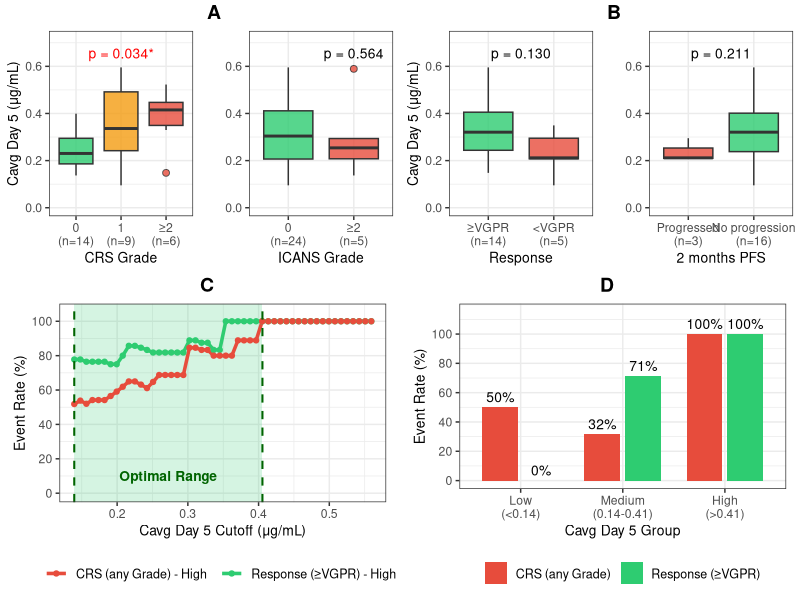
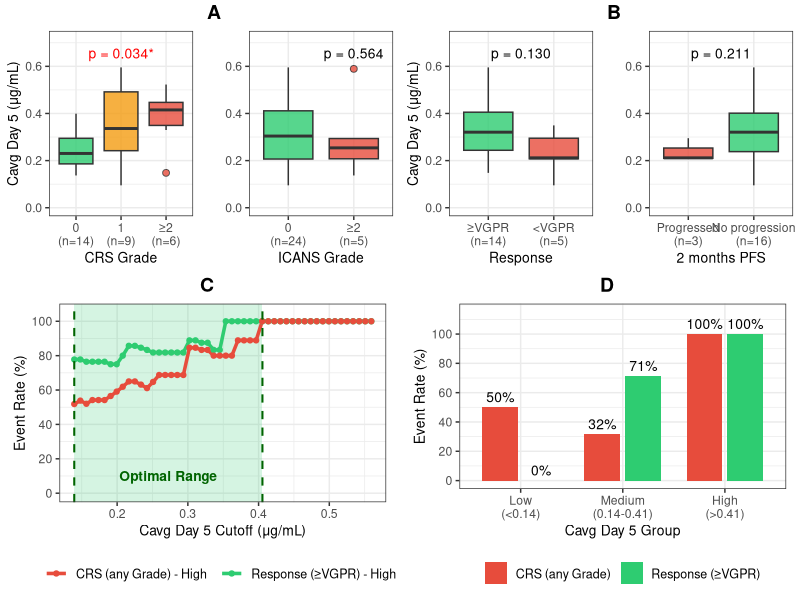

Here is the R script that generated these plots, in order:
#===============================================================================
# Teclistamab PK Publication Figure
#
# 4-Panel Figure:
# A: Cavg_120hr by CRS Grade and ICANS Grade (boxplots)
# B: Cavg_120hr by ≥VGPR and 2-month PFS (boxplots)
# C: Therapeutic window (Event Rate vs Cut-off)
# D: Event rates by exposure category (bar plot)
#
# PREREQUISITE: Run pk_simulation.R first
#===============================================================================

library(tidyverse)
library(gridExtra)
library(grid)
library(ggpubr)

cat("==========================================================\n")
cat("    Teclistamab PK Publication Figure\n")
cat("==========================================================\n\n")

#-------------------------------------------------------------------------------
# 1. Load Data
#-------------------------------------------------------------------------------

cat("Loading data...\n")

# Load PK + AE merged data
pk_ae_data <- read_csv("pk_ae_merged_results.csv", show_col_types = FALSE)
cat("  - Loaded PK+AE data for", nrow(pk_ae_data), "patients\n")

# Load response data
response_data <- read_csv("response_data.csv", show_col_types = FALSE)
cat("  - Loaded response data\n")

# Load dosing data
dosing_all <- read_csv("mrgsolve_dosing_full.csv", show_col_types = FALSE) %>%
  filter(TIME >= 0) %>%
  arrange(ID, TIME)

# Calculate number of doses per patient
dose_counts <- dosing_all %>%
  group_by(ID) %>%
  summarise(N_doses_actual = n(), .groups = "drop")

#-------------------------------------------------------------------------------
# 2. Prepare Analysis Data
#-------------------------------------------------------------------------------

cat("\n=== Preparing data ===\n")

# Merge all data
analysis_data <- pk_ae_data %>%
  left_join(response_data, by = "PID") %>%
  left_join(dose_counts, by = "ID") %>%
  mutate(
    # CRS Grade (0, 1, ≥2)
    CRS_Grade = case_when(
      CRS_any == 0 ~ "0",
      CRS_any == 1 & CRS_gr2 == 0 ~ "1",
      CRS_gr2 == 1 ~ "≥2"
    ),
    CRS_Grade = factor(CRS_Grade, levels = c("0", "1", "≥2")),

    # ICANS Grade (0, 1, ≥2)
    ICANS_Grade = case_when(
      Neuro_any == 0 ~ "0",
      Neuro_any == 1 & Neuro_gr2 == 0 ~ "1",
      Neuro_gr2 == 1 ~ "≥2"
    ),
    ICANS_Grade = factor(ICANS_Grade, levels = c("0", "1", "≥2")),

    # Response (≥VGPR vs <VGPR)
    Response_VGPR = case_when(
      RESP_CTX %in% c("sCR", "CR", "VGPR") ~ "≥VGPR",
      TRUE ~ "<VGPR"
    ),
    Response_VGPR = factor(Response_VGPR, levels = c("≥VGPR", "<VGPR")),

    # 2-month PFS (Progressed vs No progression)
    PFS_2month_status = case_when(
      VS_PFS_CTX == 1 & DAYS_VS_PFS_CTX <= 60 ~ "Progressed",
      TRUE ~ "No progression"
    ),
    PFS_2month_status = factor(PFS_2month_status, levels = c("Progressed", "No progression")),

    # At least 6 doses
    Has_6doses = N_doses_actual >= 6,

    # Binary outcomes for rate calculation
    VGPR_or_better = ifelse(RESP_CTX %in% c("sCR", "CR", "VGPR"), 1, 0)
  )

# Summary
cat("CRS Grade distribution:\n")
print(table(analysis_data$CRS_Grade, useNA = "ifany"))
cat("\nICANS Grade distribution:\n")
print(table(analysis_data$ICANS_Grade, useNA = "ifany"))

#-------------------------------------------------------------------------------
# 3. Panel A: CRS and ICANS by Grade
#-------------------------------------------------------------------------------

cat("\n=== Creating Panel A ===\n")

# Color palette
grade_colors <- c("0" = "#2ecc71", "1" = "#f39c12", "≥2" = "#e74c3c")

# CRS boxplot
crs_plot_data <- analysis_data %>%
  filter(!is.na(CRS_Grade) & !is.na(Cavg_120hr))

# Calculate p-values for CRS
crs_pval <- tryCatch({
  kruskal.test(Cavg_120hr ~ CRS_Grade, data = crs_plot_data)$p.value
}, error = function(e) NA)

crs_pval_text <- ifelse(!is.na(crs_pval) & crs_pval < 0.05,
                        sprintf("p = %.3f*", crs_pval),
                        sprintf("p = %.3f", crs_pval))

p_crs <- ggplot(crs_plot_data, aes(x = CRS_Grade, y = Cavg_120hr, fill = CRS_Grade)) +
  geom_boxplot(alpha = 0.8, outlier.shape = 21, outlier.size = 2) +
  scale_fill_manual(values = grade_colors) +
  labs(x = "CRS Grade", y = "Cavg Day 5 (μg/mL)") +
  annotate("text", x = 2, y = max(crs_plot_data$Cavg_120hr, na.rm = TRUE) * 1.1,
           label = crs_pval_text, size = 3.5,
           color = ifelse(!is.na(crs_pval) & crs_pval < 0.05, "red", "black")) +
  scale_y_continuous(limits = c(0, max(crs_plot_data$Cavg_120hr, na.rm = TRUE) * 1.2)) +
  theme_bw(base_size = 11) +
  theme(
    legend.position = "none",
    axis.title = element_text(size = 10),
    plot.margin = margin(5, 5, 5, 5)
  )

# Add sample sizes to x-axis labels
crs_n <- crs_plot_data %>% count(CRS_Grade)
p_crs <- p_crs +
  scale_x_discrete(labels = function(x) {
    n_vals <- crs_n$n[match(x, crs_n$CRS_Grade)]
    paste0(x, "\n(n=", n_vals, ")")
  })

# ICANS boxplot
icans_plot_data <- analysis_data %>%
  filter(!is.na(ICANS_Grade) & !is.na(Cavg_120hr))

# Calculate p-values for ICANS
icans_pval <- tryCatch({
  kruskal.test(Cavg_120hr ~ ICANS_Grade, data = icans_plot_data)$p.value
}, error = function(e) NA)

icans_pval_text <- ifelse(!is.na(icans_pval) & icans_pval < 0.05,
                          sprintf("p = %.3f*", icans_pval),
                          sprintf("p = %.3f", icans_pval))

p_icans <- ggplot(icans_plot_data, aes(x = ICANS_Grade, y = Cavg_120hr, fill = ICANS_Grade)) +
  geom_boxplot(alpha = 0.8, outlier.shape = 21, outlier.size = 2) +
  scale_fill_manual(values = grade_colors) +
  labs(x = "ICANS Grade", y = "") +
  annotate("text", x = 2, y = max(icans_plot_data$Cavg_120hr, na.rm = TRUE) * 1.1,
           label = icans_pval_text, size = 3.5,
           color = ifelse(!is.na(icans_pval) & icans_pval < 0.05, "red", "black")) +
  scale_y_continuous(limits = c(0, max(icans_plot_data$Cavg_120hr, na.rm = TRUE) * 1.2)) +
  theme_bw(base_size = 11) +
  theme(
    legend.position = "none",
    axis.title = element_text(size = 10),
    plot.margin = margin(5, 5, 5, 5)
  )

# Add sample sizes
icans_n <- icans_plot_data %>% count(ICANS_Grade)
p_icans <- p_icans +
  scale_x_discrete(labels = function(x) {
    n_vals <- icans_n$n[match(x, icans_n$ICANS_Grade)]
    paste0(x, "\n(n=", n_vals, ")")
  })

# Combine Panel A
panel_A <- ggarrange(p_crs, p_icans, ncol = 2, nrow = 1, widths = c(1, 1))

#-------------------------------------------------------------------------------
# 4. Panel B: Response by ≥VGPR and 2-month PFS
#-------------------------------------------------------------------------------

cat("\n=== Creating Panel B ===\n")

# Response colors
response_colors <- c("≥VGPR" = "#2ecc71", "<VGPR" = "#e74c3c")
pfs_colors <- c("Progressed" = "#e74c3c", "No progression" = "#2ecc71")

# VGPR boxplot (≥6 doses only)
vgpr_plot_data <- analysis_data %>%
  filter(Has_6doses & !is.na(Response_VGPR) & !is.na(Cavg_120hr))

# Calculate p-value
vgpr_pval <- tryCatch({
  wilcox.test(Cavg_120hr ~ Response_VGPR, data = vgpr_plot_data)$p.value
}, error = function(e) NA)

vgpr_pval_text <- ifelse(!is.na(vgpr_pval) & vgpr_pval < 0.05,
                         sprintf("p = %.3f*", vgpr_pval),
                         sprintf("p = %.3f", vgpr_pval))

p_vgpr <- ggplot(vgpr_plot_data, aes(x = Response_VGPR, y = Cavg_120hr, fill = Response_VGPR)) +
  geom_boxplot(alpha = 0.8, outlier.shape = 21, outlier.size = 2) +
  scale_fill_manual(values = response_colors) +
  labs(x = "Response", y = "Cavg Day 5 (μg/mL)") +
  annotate("text", x = 1.5, y = max(vgpr_plot_data$Cavg_120hr, na.rm = TRUE) * 1.1,
           label = vgpr_pval_text, size = 3.5,
           color = ifelse(!is.na(vgpr_pval) & vgpr_pval < 0.05, "red", "black")) +
  scale_y_continuous(limits = c(0, max(vgpr_plot_data$Cavg_120hr, na.rm = TRUE) * 1.2)) +
  theme_bw(base_size = 11) +
  theme(
    legend.position = "none",
    axis.title = element_text(size = 10),
    plot.margin = margin(5, 5, 5, 5)
  )

# Add sample sizes
vgpr_n <- vgpr_plot_data %>% count(Response_VGPR)
p_vgpr <- p_vgpr +
  scale_x_discrete(labels = function(x) {
    n_vals <- vgpr_n$n[match(x, vgpr_n$Response_VGPR)]
    paste0(x, "\n(n=", n_vals, ")")
  })

# 2-month PFS boxplot (≥6 doses only)
pfs_plot_data <- analysis_data %>%
  filter(Has_6doses & !is.na(PFS_2month_status) & !is.na(Cavg_120hr))

# Calculate p-value
pfs_pval <- tryCatch({
  wilcox.test(Cavg_120hr ~ PFS_2month_status, data = pfs_plot_data)$p.value
}, error = function(e) NA)

pfs_pval_text <- ifelse(!is.na(pfs_pval) & pfs_pval < 0.05,
                        sprintf("p = %.3f*", pfs_pval),
                        sprintf("p = %.3f", pfs_pval))

p_pfs <- ggplot(pfs_plot_data, aes(x = PFS_2month_status, y = Cavg_120hr, fill = PFS_2month_status)) +
  geom_boxplot(alpha = 0.8, outlier.shape = 21, outlier.size = 2) +
  scale_fill_manual(values = pfs_colors) +
  labs(x = "2 months PFS", y = "") +
  annotate("text", x = 1.5, y = max(pfs_plot_data$Cavg_120hr, na.rm = TRUE) * 1.1,
           label = pfs_pval_text, size = 3.5,
           color = ifelse(!is.na(pfs_pval) & pfs_pval < 0.05, "red", "black")) +
  scale_y_continuous(limits = c(0, max(pfs_plot_data$Cavg_120hr, na.rm = TRUE) * 1.2)) +
  theme_bw(base_size = 11) +
  theme(
    legend.position = "none",
    axis.title = element_text(size = 10),
    plot.margin = margin(5, 5, 5, 5)
  )

# Add sample sizes
pfs_n <- pfs_plot_data %>% count(PFS_2month_status)
p_pfs <- p_pfs +
  scale_x_discrete(labels = function(x) {
    n_vals <- pfs_n$n[match(x, pfs_n$PFS_2month_status)]
    paste0(x, "\n(n=", n_vals, ")")
  })

# Combine Panel B
panel_B <- ggarrange(p_vgpr, p_pfs, ncol = 2, nrow = 1, widths = c(1, 1))

#-------------------------------------------------------------------------------
# 5. Panel C: Therapeutic Window (Event Rate vs Cut-off)
#-------------------------------------------------------------------------------

cat("\n=== Creating Panel C ===\n")

# Define cut-off range
cavg_values <- analysis_data$Cavg_120hr
cutoff_min <- quantile(cavg_values, 0.05, na.rm = TRUE)
cutoff_max <- quantile(cavg_values, 0.95, na.rm = TRUE)
cutoffs <- seq(cutoff_min, cutoff_max, length.out = 50)

# Calculate event rates at each cut-off
event_rate_results <- map_dfr(cutoffs, function(cutoff) {
  # CRS analysis (all patients)
  crs_high <- analysis_data %>% filter(Cavg_120hr >= cutoff)

  crs_rate_high <- mean(crs_high$CRS_any, na.rm = TRUE)

  # VGPR analysis (≥6 doses only)
  vgpr_data <- analysis_data %>% filter(Has_6doses == TRUE)
  vgpr_high <- vgpr_data %>% filter(Cavg_120hr >= cutoff)

  vgpr_rate_high <- mean(vgpr_high$VGPR_or_better, na.rm = TRUE)

  tibble(
    Cutoff = cutoff,
    CRS_rate = crs_rate_high * 100,
    VGPR_rate = vgpr_rate_high * 100
  )
})

# Find optimal range (CRS < 90%, maximize VGPR)
CRS_THRESHOLD <- 90
VGPR_MIN_THRESHOLD <- 50

# Bin analysis for upper bound
n_bins <- 20
bin_breaks <- quantile(cavg_values, probs = seq(0, 1, length.out = n_bins + 1), na.rm = TRUE)
bin_breaks <- unique(bin_breaks)

bin_analysis <- map_dfr(1:(length(bin_breaks) - 1), function(i) {
  lower <- bin_breaks[i]
  upper <- bin_breaks[i + 1]
  bin_all <- analysis_data %>% filter(Cavg_120hr >= lower & Cavg_120hr < upper)
  tibble(
    Lower = lower,
    Upper = upper,
    CRS_rate = ifelse(nrow(bin_all) > 0, mean(bin_all$CRS_any, na.rm = TRUE) * 100, NA)
  )
})

# Find optimal bounds
upper_candidates <- bin_analysis %>%
  filter(!is.na(CRS_rate) & CRS_rate < CRS_THRESHOLD) %>%
  arrange(desc(Upper))

optimal_upper <- if (nrow(upper_candidates) > 0) upper_candidates$Upper[1] else median(cavg_values, na.rm = TRUE)

lower_candidates <- event_rate_results %>%
  filter(VGPR_rate >= VGPR_MIN_THRESHOLD & Cutoff <= optimal_upper) %>%
  arrange(Cutoff)

optimal_lower <- if (nrow(lower_candidates) > 0) lower_candidates$Cutoff[1] else quantile(cavg_values, 0.25, na.rm = TRUE)

# Ensure valid range
if (optimal_lower >= optimal_upper) {
  optimal_lower <- quantile(cavg_values, 0.33, na.rm = TRUE)
  optimal_upper <- quantile(cavg_values, 0.67, na.rm = TRUE)
}

cat(sprintf("Optimal Range: %.4f - %.4f\n", optimal_lower, optimal_upper))

# Create long format for plotting
plot_data_c <- event_rate_results %>%
  pivot_longer(cols = c(VGPR_rate, CRS_rate), names_to = "Outcome", values_to = "Rate") %>%
  mutate(
    Outcome = case_when(
      Outcome == "VGPR_rate" ~ "Response (≥VGPR) - High",
      Outcome == "CRS_rate" ~ "CRS (any Grade) - High"
    )
  )

panel_C <- ggplot(plot_data_c, aes(x = Cutoff, y = Rate, color = Outcome)) +
  annotate("rect", xmin = optimal_lower, xmax = optimal_upper,
           ymin = -Inf, ymax = Inf, fill = "#2ecc71", alpha = 0.2) +
  geom_line(size = 1.2) +
  geom_point(size = 1.5) +
  geom_vline(xintercept = optimal_lower, linetype = "dashed", color = "darkgreen", size = 0.7) +
  geom_vline(xintercept = optimal_upper, linetype = "dashed", color = "darkgreen", size = 0.7) +
  scale_color_manual(values = c("Response (≥VGPR) - High" = "#2ecc71", "CRS (any Grade) - High" = "#e74c3c")) +
  annotate("text", x = (optimal_lower + optimal_upper) / 2, y = 10,
           label = "Optimal Range", color = "darkgreen", fontface = "bold", size = 3.5) +
  labs(
    x = "Cavg Day 5 Cutoff (μg/mL)",
    y = "Event Rate (%)",
    color = ""
  ) +
  scale_y_continuous(limits = c(0, 105), breaks = seq(0, 100, 20)) +
  theme_bw(base_size = 11) +
  theme(
    legend.position = "bottom",
    legend.text = element_text(size = 9),
    axis.title = element_text(size = 10),
    plot.margin = margin(5, 10, 5, 10)
  )

#-------------------------------------------------------------------------------
# 6. Panel D: Event Rates by Exposure Category (Bar Plot)
#-------------------------------------------------------------------------------

cat("\n=== Creating Panel D ===\n")

# Categorize patients
analysis_data <- analysis_data %>%
  mutate(
    Exposure_Category = case_when(
      Cavg_120hr < optimal_lower ~ "Low",
      Cavg_120hr >= optimal_lower & Cavg_120hr <= optimal_upper ~ "Medium",
      Cavg_120hr > optimal_upper ~ "High"
    ),
    Exposure_Category = factor(Exposure_Category, levels = c("Low", "Medium", "High"))
  )

# Calculate event rates by category
crs_by_cat <- analysis_data %>%
  group_by(Exposure_Category) %>%
  summarise(N = n(), Rate = mean(CRS_any, na.rm = TRUE) * 100, .groups = "drop") %>%
  mutate(Outcome = "CRS (any Grade)")

vgpr_by_cat <- analysis_data %>%
  filter(Has_6doses) %>%
  group_by(Exposure_Category) %>%
  summarise(N = n(), Rate = mean(VGPR_or_better, na.rm = TRUE) * 100, .groups = "drop") %>%
  mutate(Outcome = "Response (≥VGPR)")

bar_data <- bind_rows(vgpr_by_cat, crs_by_cat)

# Create bar labels
bar_data <- bar_data %>%
  mutate(
    label = sprintf("%.0f%%", Rate),
    x_label = paste0(Exposure_Category, "\n(n=", N, ")")
  )

panel_D <- ggplot(bar_data, aes(x = Exposure_Category, y = Rate, fill = Outcome)) +
  geom_bar(stat = "identity", position = position_dodge(width = 0.8), width = 0.7) +
  geom_text(aes(label = label), position = position_dodge(width = 0.8),
            vjust = -0.5, size = 3.5) +
  scale_fill_manual(values = c("Response (≥VGPR)" = "#2ecc71", "CRS (any Grade)" = "#e74c3c")) +
  labs(
    x = "Cavg Day 5 Group",
    y = "Event Rate (%)",
    fill = ""
  ) +
  scale_y_continuous(limits = c(0, 115), breaks = seq(0, 100, 20)) +
  scale_x_discrete(labels = function(x) {
    sapply(x, function(cat) {
      n_vgpr <- vgpr_by_cat$N[vgpr_by_cat$Exposure_Category == cat]
      range_text <- case_when(
        cat == "Low" ~ sprintf("(<%.2f)", optimal_lower),
        cat == "Medium" ~ sprintf("(%.2f-%.2f)", optimal_lower, optimal_upper),
        cat == "High" ~ sprintf("(>%.2f)", optimal_upper)
      )
      paste0(cat, "\n", range_text)
    })
  }) +
  theme_bw(base_size = 11) +
  theme(
    legend.position = "bottom",
    legend.text = element_text(size = 9),
    axis.title = element_text(size = 10),
    plot.margin = margin(5, 10, 5, 10)
  )

#-------------------------------------------------------------------------------
# 7. Combine All Panels
#-------------------------------------------------------------------------------

cat("\n=== Combining panels ===\n")

# Add panel labels
panel_A_labeled <- annotate_figure(panel_A, top = text_grob("A", face = "bold", size = 14, hjust = -0.5))
panel_B_labeled <- annotate_figure(panel_B, top = text_grob("B", face = "bold", size = 14, hjust = -0.5))
panel_C_labeled <- annotate_figure(panel_C, top = text_grob("C", face = "bold", size = 14, hjust = 0))
panel_D_labeled <- annotate_figure(panel_D, top = text_grob("D", face = "bold", size = 14, hjust = 0))

# Combine into 2x2 layout
final_figure <- ggarrange(
  panel_A_labeled, panel_B_labeled,
  panel_C_labeled, panel_D_labeled,
  ncol = 2, nrow = 2,
  heights = c(1, 1.2)
)

# Save figure
ggsave("publication_figure_4panel.png", final_figure, width = 12, height = 10, dpi = 300)
ggsave("publication_figure_4panel.pdf", final_figure, width = 12, height = 10)

cat("\n==========================================================\n")
cat("                    OUTPUT FILES\n")
cat("==========================================================\n")
cat("  - publication_figure_4panel.png (300 DPI)\n")
cat("  - publication_figure_4panel.pdf\n")
cat(sprintf("\nOptimal Range: %.4f - %.4f μg/mL\n", optimal_lower, optimal_upper))
cat("==========================================================\n")
cat("                 Figure Complete!\n")
cat("==========================================================\n")
